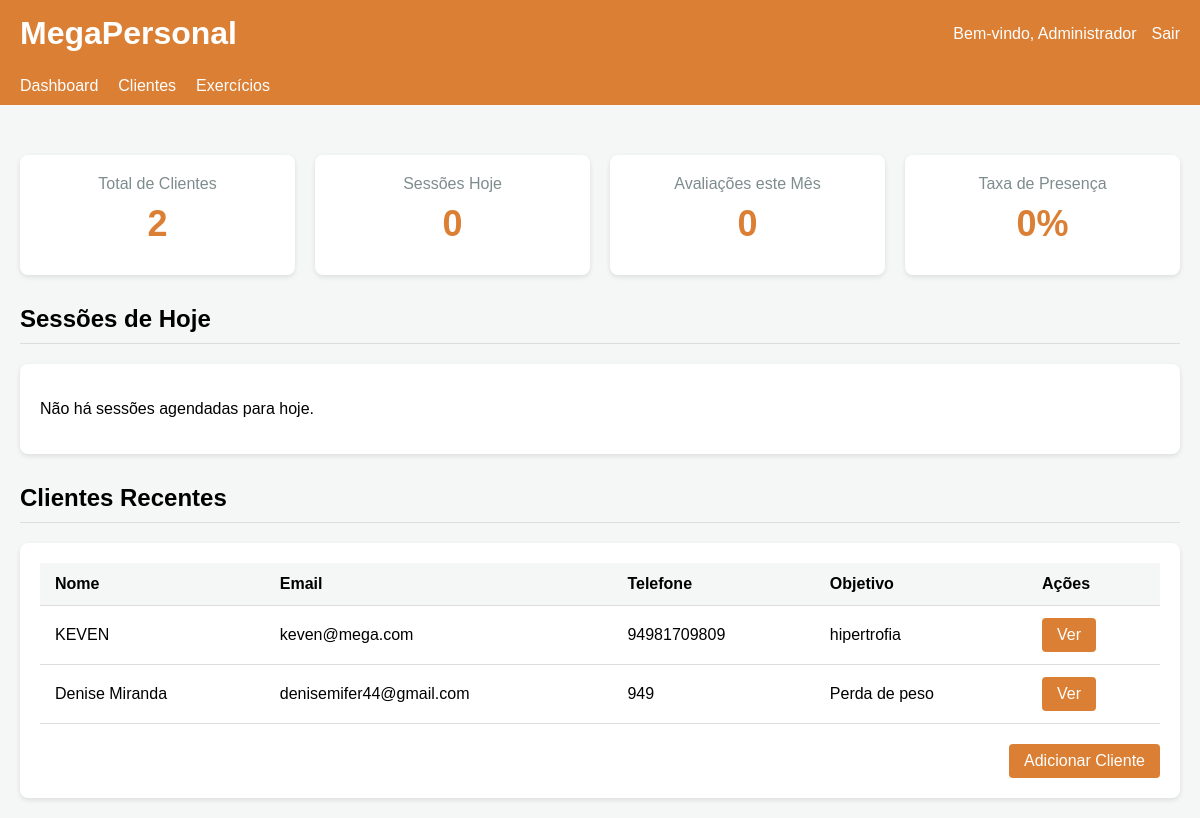
The app's page /dashboard (signed in) with its own data.
### app.py (models this page shows)
class Trainer(db.Model):
    id = db.Column(db.Integer, primary_key=True)
    name = db.Column(db.String(100), nullable=False)
    email = db.Column(db.String(100), unique=True, nullable=False)
    password = db.Column(db.String(200), nullable=False)
    phone = db.Column(db.String(20))
    registration_date = db.Column(db.DateTime, default=datetime.utcnow)
    is_active = db.Column(db.Boolean, default=True)  # Campo para controlar status da conta
    clients = db.relationship('Client', backref='trainer', lazy=True)

class Client(db.Model):
    id = db.Column(db.Integer, primary_key=True)
    name = db.Column(db.String(100), nullable=False)
    email = db.Column(db.String(100), nullable=False)
    phone = db.Column(db.String(20))
    age = db.Column(db.Integer)
    height = db.Column(db.Float)
    weight = db.Column(db.Float)
    goal = db.Column(db.String(200))
    health_notes = db.Column(db.Text)
    registration_date = db.Column(db.DateTime, default=datetime.utcnow)
    trainer_id = db.Column(db.Integer, db.ForeignKey('trainer.id'), nullable=False)
    workouts = db.relationship('Workout', backref='client', lazy=True)
    assessments = db.relationship('Assessment', backref='client', lazy=True)

### app.py (the view)
@app.route('/dashboard')
def dashboard():
    if 'trainer_id' not in session:
        return redirect(url_for('login'))
    trainer = Trainer.query.get(session['trainer_id'])
    clients = Client.query.filter_by(trainer_id=trainer.id).all()
    client_count = len(clients)
    today = datetime.utcnow().date()
    attendances_today = Attendance.query.filter(
        Attendance.client_id.in_([client.id for client in clients]),
        db.func.date(Attendance.date) == today
    ).all()
    return render_template('dashboard.html',
                          trainer=trainer,
                          clients=clients,
                          client_count=client_count,
                          attendances_today=attendances_today)

### templates/dashboard.html (shortened to what this page needs)
<!DOCTYPE html>
<html lang="pt-br">
<head>
</head>
<body>
    <header>
        <div class="header-content">
            <div class="logo">
                <h1>MegaPersonal</h1>
            </div>
            <div class="user-info">
                <span>Bem-vindo, {{ trainer.name }}</span>
                <a href="{{ url_for('logout') }}">Sair</a>
            </div>
        </div>
    </header>
    <nav class="navbar">
        <ul class="nav-links">
            <li><a href="{{ url_for('dashboard') }}">Dashboard</a></li>
            <li><a href="{{ url_for('client_list') }}">Clientes</a></li>
            <li><a href="{{ url_for('exercises') }}">Exercícios</a></li>
        </ul>
    </nav>
    <div class="container">
        <div class="stats-container">
            <div class="stat-card">
                <p>Total de Clientes</p>
                <h2>{{ client_count }}</h2>
            </div>
            <div class="stat-card">
                <p>Sessões Hoje</p>
                <h2>{{ attendances_today|length }}</h2>
            </div>
            <div class="stat-card">
                <p>Avaliações este Mês</p>
                <h2>0</h2>
            </div>
            <div class="stat-card">
                <p>Taxa de Presença</p>
                <h2>0%</h2>
            </div>
        </div>
        <h2 class="section-title">Sessões de Hoje</h2>
        <div class="session-list">
            {% if attendances_today %}
            <table>
                <thead>
                    <tr>
                        <th>Horário</th>
                        <th>Cliente</th>
                        <th>Treino</th>
                        <th>Status</th>
                        <th>Ações</th>
                    </tr>
                </thead>
                <tbody>
                    {% for attendance in attendances_today %}
                    <tr>
                        <td>{{ attendance.date.strftime('%H:%M') }}</td>
                        <td>{{ attendance.client.name }}</td>
                        <td>
                            {% if attendance.workout %}
                            {{ attendance.workout.name }}
                            {% else %}
                            Não definido
                            {% endif %}
                        </td>
                        <td>{{ attendance.status }}</td>
                        <td>
                            <a href="#" class="button">Registrar</a>
                        </td>
                    </tr>
                    {% endfor %}
                </tbody>
            </table>
            {% else %}
            <p>Não há sessões agendadas para hoje.</p>
            {% endif %}
        </div>
        <h2 class="section-title">Clientes Recentes</h2>
        <div class="session-list">
            {% if clients %}
            <table>
                <thead>
                    <tr>
                        <th>Nome</th>
                        <th>Email</th>
                        <th>Telefone</th>
                        <th>Objetivo</th>
                        <th>Ações</th>
                    </tr>
                </thead>
                <tbody>
                    {% for client in clients[:5] %}
                    <tr>
                        <td>{{ client.name }}</td>
                        <td>{{ client.email }}</td>
                        <td>{{ client.phone }}</td>
                        <td>{{ client.goal }}</td>
                        <td>
                            <a href="{{ url_for('client_detail', client_id=client.id) }}" class="button">Ver</a>
                        </td>
                    </tr>
                    {% endfor %}
                </tbody>
            </table>
            {% else %}
            <p>Você ainda não tem clientes cadastrados.</p>
            {% endif %}
            <div style="margin-top: 20px; text-align: right;">
                <a href="{{ url_for('client_new') }}" class="button">Adicionar Cliente</a>
            </div>
        </div>
    </div>
</body>
</html>

### templates/dashboard.html (style rules this page uses)
body { font-family: 'Arial', sans-serif; background-color: #f4f7f6; margin: 0; padding: 0; }
.container { max-width: 1200px; margin: 0 auto; padding: 20px; }
header { background-color: #db7f34; color: white; padding: 15px 0; box-shadow: 0 2px 5px rgba(0,0,0,0.1); }
.header-content { display: flex; justify-content: space-between; align-items: center; max-width: 1200px; margin: 0 auto; padding: 0 20px; }
.logo h1 { margin: 0; }
.user-info { display: flex; align-items: center; }
.user-info a { color: white; text-decoration: none; margin-left: 15px; }
.stats-container { display: grid; grid-template-columns: repeat(auto-fill, minmax(250px, 1fr)); gap: 20px; margin-top: 30px; }
.stat-card { background-color: white; border-radius: 8px; box-shadow: 0 2px 5px rgba(0,0,0,0.1); padding: 20px; text-align: center; }
.stat-card h2 { font-size: 36px; margin: 10px 0; color: #db7f34; }
.stat-card p { color: #7f8c8d; margin: 0; }
.section-title { margin: 30px 0 20px 0; border-bottom: 1px solid #ddd; padding-bottom: 10px; }
.session-list { background-color: white; border-radius: 8px; box-shadow: 0 2px 5px rgba(0,0,0,0.1); padding: 20px; }
table { width: 100%; border-collapse: collapse; }
th, td { padding: 12px 15px; text-align: left; border-bottom: 1px solid #ddd; }
th { background-color: #f4f7f6; font-weight: bold; }
.navbar { background-color: #db7f34; padding: 10px 0; }
.nav-links { display: flex; list-style: none; margin: 0; padding: 0 20px; max-width: 1200px; margin: 0 auto; }
.nav-links li { margin-right: 20px; }
.nav-links a { color: white; text-decoration: none; padding: 5px 0; }
.button { background-color: #db7f34; color: white; border: none; padding: 8px 15px; border-radius: 4px; text-decoration: none; display: inline-block; cursor: pointer; }

### records on screen
Trainer: name "Administrador"
Client: name "KEVEN", email "keven@mega.com", phone "94981709809", goal "hipertrofia"
Client: name "Denise Miranda", email "denisemifer44@gmail.com", phone "949", goal "Perda de peso"

### other values on screen
{{ client_count }} "2"
{{ attendances_today|length }} "0"
